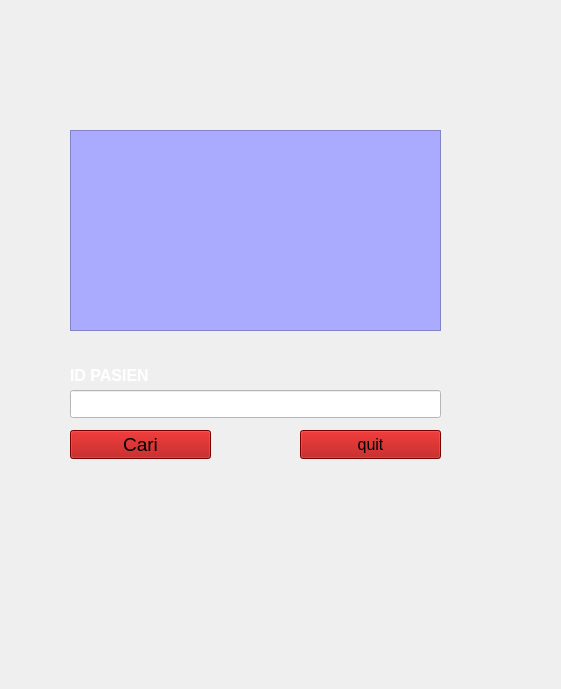
<?xml version="1.0" encoding="UTF-8"?>
<ui version="4.0">
 <class>inputdata</class>
 <widget class="QWidget" name="inputdata">
  <property name="geometry">
   <rect>
    <x>0</x>
    <y>0</y>
    <width>561</width>
    <height>689</height>
   </rect>
  </property>
  <property name="windowTitle">
   <string>Form</string>
  </property>
  <widget class="QLabel" name="label">
   <property name="geometry">
    <rect>
     <x>0</x>
     <y>0</y>
     <width>511</width>
     <height>761</height>
    </rect>
   </property>
   <property name="styleSheet">
    <string notr="true">background-image: url(:/images/images/WhatsApp Image 2025-05-06 at 22.29.07_e6fefde9.jpg);</string>
   </property>
   <property name="text">
    <string/>
   </property>
  </widget>
  <widget class="QPushButton" name="caricari">
   <property name="geometry">
    <rect>
     <x>70</x>
     <y>430</y>
     <width>141</width>
     <height>29</height>
    </rect>
   </property>
   <property name="font">
    <font>
     <pointsize>14</pointsize>
     <bold>false</bold>
    </font>
   </property>
   <property name="styleSheet">
    <string notr="true">background-color: rgb(170, 0, 0);
color: rgb(0, 0, 0);</string>
   </property>
   <property name="text">
    <string>Cari</string>
   </property>
  </widget>
  <widget class="QPushButton" name="quit">
   <property name="geometry">
    <rect>
     <x>300</x>
     <y>430</y>
     <width>141</width>
     <height>29</height>
    </rect>
   </property>
   <property name="font">
    <font>
     <pointsize>12</pointsize>
    </font>
   </property>
   <property name="styleSheet">
    <string notr="true">color: rgb(0, 0, 0);
background-color: rgb(170, 0, 0);</string>
   </property>
   <property name="text">
    <string>quit</string>
   </property>
  </widget>
  <widget class="QLineEdit" name="idpasienline">
   <property name="geometry">
    <rect>
     <x>70</x>
     <y>390</y>
     <width>371</width>
     <height>28</height>
    </rect>
   </property>
   <property name="styleSheet">
    <string notr="true">background-color: rgb(255, 255, 255);
color: rgb(0, 0, 0);</string>
   </property>
  </widget>
  <widget class="QTextEdit" name="kotakidoutput">
   <property name="geometry">
    <rect>
     <x>70</x>
     <y>130</y>
     <width>371</width>
     <height>201</height>
    </rect>
   </property>
   <property name="styleSheet">
    <string notr="true">background-color: rgb(170, 170, 255);
border-color: rgb(0, 0, 0);
color: rgb(0, 0, 0);</string>
   </property>
  </widget>
  <widget class="QLabel" name="label_2">
   <property name="geometry">
    <rect>
     <x>70</x>
     <y>360</y>
     <width>101</width>
     <height>31</height>
    </rect>
   </property>
   <property name="font">
    <font>
     <pointsize>12</pointsize>
     <bold>true</bold>
    </font>
   </property>
   <property name="styleSheet">
    <string notr="true">color: rgb(255, 255, 255);</string>
   </property>
   <property name="text">
    <string>ID PASIEN</string>
   </property>
  </widget>
 </widget>
 <resources/>
 <connections/>
</ui>
